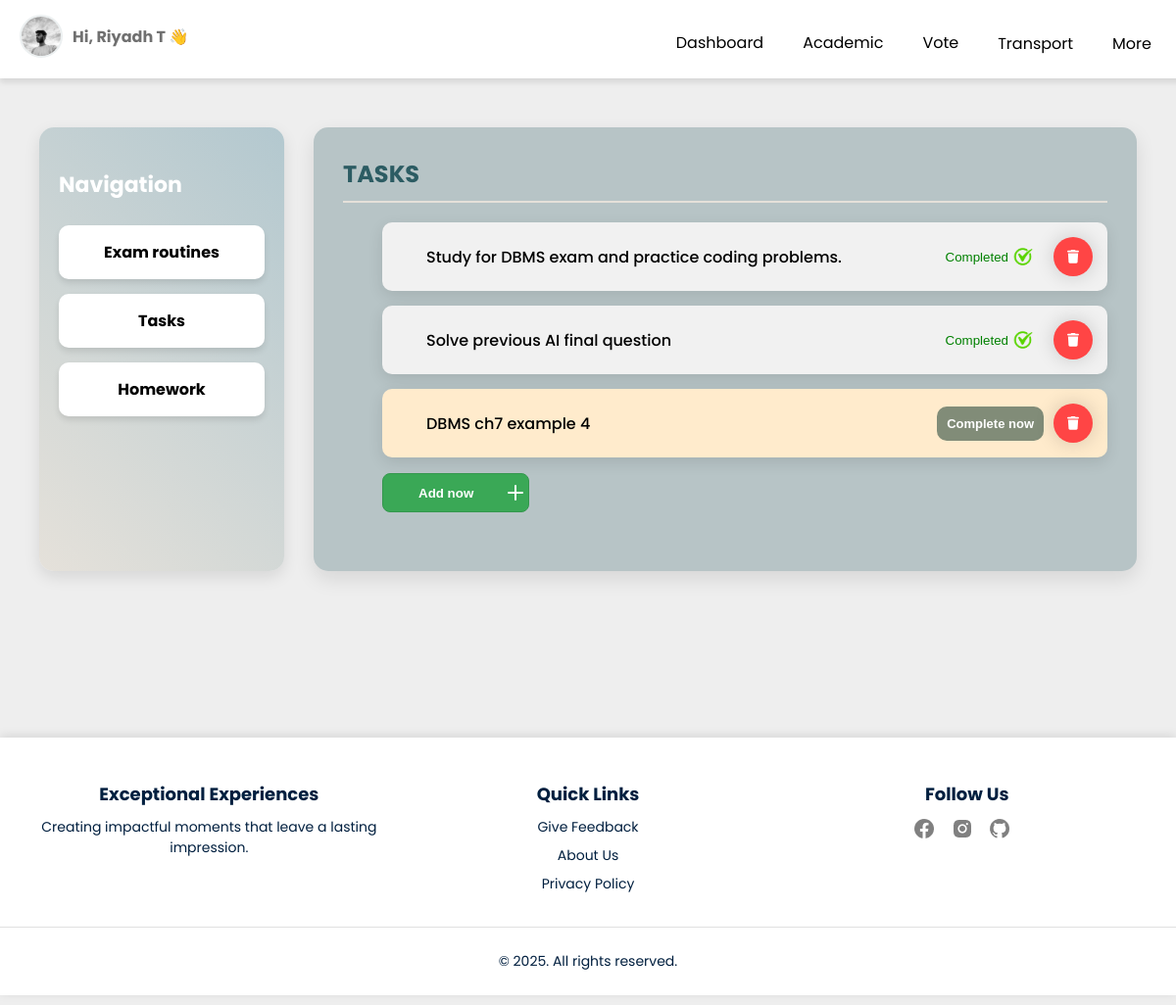
The page /Users/StudentDashboard.php?page=tasks (signed in) on the database its author committed.
### tables this page shows
CREATE TABLE `student_tasks` (
  `id` int(11) NOT NULL,
  `student_id` varchar(20) DEFAULT NULL,
  `task_type` varchar(100) DEFAULT NULL,
  `description` varchar(255) DEFAULT NULL,
  `status` varchar(50) NOT NULL DEFAULT 'incomplete',
  `created_at` timestamp NOT NULL DEFAULT current_timestamp()
);

### Users/StudentDashboard.php (the view, shortened to what this page needs)
<?php
include_once "../Header/studentHeader.php";
?>
<!DOCTYPE html>
<html lang="en">
<head>
</head>
<body>
    <div class="all">
        <div class="container">
            <div class="sidebar">
                <h3>Navigation</h3>
                <ul>
                    <li><a href="?page=examroutine">Exam routines</a></li>
                    <li><a href="?page=tasks">Tasks</a></li>
                    <li><a href="?page=homework">Homework</a></li>
                </ul>
            </div>
            <div class="main-content animated">
                <?php
                include("../Connection/dbconnection.php");
                $sql = "SELECT description, task_type, status FROM student_tasks WHERE student_id = ?";
                $stmt = $conn->prepare($sql);
                $stmt->bind_param("s", $studentId);
                $stmt->execute();
                $result = $stmt->get_result();
                $tasks = [];
                while ($row = $result->fetch_assoc()) {
                    $tasks[] = $row;
                }
                if (isset($_GET['page'])) {
                    $page = $_GET['page'];
                    switch ($page) {
                        case 'tasks':
                            echo '<div id="tasks" class="section">';
                            echo '<h2>Tasks</h2>';
                            echo '<ul class="tasks">';
                            foreach ($tasks as $task) {
                                if ($task['task_type'] == 'Task') {
                                    $taskClass = $task['status'] === 'complete' ? 'complete' : 'incomplete';
                                    echo '<li class="' . $taskClass . '">';
                                    echo '<span>' . htmlspecialchars($task['description']) . '</span>';
                                    echo '<div class= "btns-group">';
                                    if ($task['status'] !== 'complete') {
                                        echo '<form action="UpdateStatus.php" method="POST" style="display:inline;">
                                                  <input type="hidden" name="task_type" value="' . htmlspecialchars($task['task_type']) . '">
                                              <input type="hidden" name="description" value="' . htmlspecialchars($task['description']) . '">
                                              <input type="hidden" name="studentId" value="' . htmlspecialchars($studentId) . '">
                                                  <input type="hidden" name="status" value="complete">
                                                  <input type="hidden" name="type" value="?page=tasks">
                                                  <button type="submit" name="mark_complete" class="complete-btn">Complete now</button>
                                              </form>';
                                    } else {
                                        echo '<button type="submit" name="mark_complete" class="complete"> <span class="sa">Completed</span> <img src="icons/tik.png" alt=""></button>';
                                    }
                                    echo '<form action="DeleteData.php" method="POST" style="display:inline;">
                                              <input type="hidden" name="task_type" value="' . htmlspecialchars($task['task_type']) . '">
                                              <input type="hidden" name="description" value="' . htmlspecialchars($task['description']) . '">
                                              <input type="hidden" name="studentId" value="' . htmlspecialchars($studentId) . '">
                                              <input type="hidden" name="type" value="?page=tasks">
                                                <button type="submit" name="delete_task" class="delete-btn">
                                                <svg viewBox="0 0 448 512" class="svgIcon"><path d="M135.2 17.7L128 32H32C14.3 32 0 46.3 0 64S14.3 96 32 96H416c17.7 0 32-14.3 32-32s-14.3-32-32-32H320l-7.2-14.3C307.4 6.8 296.3 0 284.2 0H163.8c-12.1 0-23.2 6.8-28.6 17.7zM416 128H32L53.2 467c1.6 25.3 22.6 45 47.9 45H346.9c25.3 0 46.3-19.7 47.9-45L416 128z"></path></svg>
                                                </button>
                                          </form>';
                                    echo '</div>';
                                    echo '</li>';
                                }
                            }
                            echo '</ul>';
                            echo '<button class="button-add"
                            type="button"
                            onclick="openModalF(\'' . htmlspecialchars($studentId) . '\', \'' . htmlspecialchars("Task") . '\', \'' . htmlspecialchars("?page=tasks") . '\')">
                            <span class="button__text">Add now</span>
                            <span class="button__icon">
                                <svg xmlns="http://www.w3.org/2000/svg" width="24" height="24" viewBox="0 0 24 24" stroke-width="2" stroke-linejoin="round" stroke-linecap="round" stroke="currentColor" fill="none" class="svg">
                                    <line x1="12" y1="5" x2="12" y2="19"></line>
                                    <line x1="5" y1="12" x2="19" y2="12"></line>
                                </svg>
                            </span>
                        </button>';
                            echo '</div>';
                            break;
                        }
                } else {
                    echo '   <iframe src="MyMidFinalRoutine.php" width="950" height="500" style="border: none; overflow: hidden;"></iframe>';
                }
                ?>
            </div>
        </div>
    </div>
</body>
</html>
<footer>
<?php include_once "../Header/Footer.php"; ?>
</footer>

### Header/StudentHeader.php (style rules this page uses)
body { margin: 0px; font-family: "Poppins", sans-serif; }

### Users/StudentDashboard.php (style rules this page uses)
body { font-family: 'Poppins', sans-serif; margin: 0; padding: 0; background: #eeeeee; }
.all { margin-top: 90px; }
.container { display: grid; grid-template-columns: 250px 1fr; gap: 30px; padding: 40px; }
.sidebar { background: linear-gradient(45deg, #E5E1DA, #B3C8CF); padding: 20px; border-radius: 15px; box-shadow: 0 6px 16px rgba(0, 0, 0, 0.1); position: relative; overflow: hidden; transition: transform 0.3s ease, box-shadow 0.3s ease; }
.sidebar::before { content: ''; position: absolute; top: 0; left: 0; width: 100%; height: 100%; background: rgba(255, 255, 255, 0.1); z-index: -1; animation: moveBg 10s infinite linear; }
.sidebar h3 { font-size: 22px; margin-bottom: 25px; color: white; }
.sidebar ul { list-style: none; padding: 0; }
.sidebar ul li { padding: 15px; margin-bottom: 15px; background-color: #ffffff; border-radius: 10px; color: black; font-size: 16px; font-weight: 500; text-align: center; box-shadow: 0 4px 6px rgba(0, 0, 0, 0.1); transition: transform 0.3s ease, box-shadow 0.3s ease; }
.sidebar ul li a { text-decoration: none; color: black; font-weight: bold; }
.main-content { background: #B7C4C6; padding: 30px; border-radius: 15px; box-shadow: 0 8px 20px rgba(0, 0, 0, 0.1); position: relative; overflow: hidden; transition: box-shadow 0.3s ease, transform 0.3s ease; }
.section { margin-bottom: 30px; opacity: 0; transform: translateX(-100%); transition: opacity 0.5s ease-out, transform 0.5s ease-out; }
.section.visible { opacity: 1; transform: translateX(0); }
.section h2 { margin-top: 0; font-size: 24px; color: #2C5C63; border-bottom: 2px solid #E5E1DA; padding-bottom: 10px; margin-bottom: 20px; text-transform: uppercase; font-weight: bold; }
.tasks li, .homework li, .progress li { color: white; margin: 15px 0; padding: 15px; border-radius: 10px; box-shadow: 0 5px 15px rgba(0, 0, 0, 0.1); transition: transform 0.3s ease, box-shadow 0.3s ease; }
.complete { background-color: #B3E5FC; }
.incomplete { background-color: #FFEBCC; }
.tasks li span, .homework li span, .progress li span { text-align: left; padding-left: 30px; font-weight: 500; color: black; word-wrap: break-word; white-space: normal; max-width: 750px; }
.complete, .incomplete { display: flex; justify-content: space-between; align-items: center; }
.animated { animation: slideIn 0.5s ease-out forwards; }
.delete-btn { width: 40px; height: 40px; border-radius: 50%; background-color: rgb(255, 69, 69); border: none; font-weight: 600; display: flex; align-items: center; justify-content: center; box-shadow: 0px 0px 20px rgba(0, 0, 0, 0.164); cursor: pointer; transition-duration: .5s; overflow: hidden; position: relative; }
.svgIcon { width: 12px; transition-duration: .5s; }
.delete-btn::before { position: absolute; top: -20px; content: "Delete"; color: white; transition-duration: .3s; font-size: 2px; }
.button-add { border-radius: 8px; margin-left: 40px; position: relative; width: 150px; height: 40px; cursor: pointer; display: flex; align-items: center; border: 1px solid #34974d; background-color: #3aa856; }
.button-add, .button__icon, .button__text { transition: all 0.3s; }
.button-add .button__text { transform: translateX(30px); color: #fff; font-weight: 600; }
.button-add .button__icon { position: absolute; transform: translateX(109px); height: 100%; width: 39px; display: flex; align-items: center; justify-content: center; }
.button-add .svg { width: 30px; stroke: #fff; }
.complete-btn { font-size: 13px; background-color: #818C78; color: white; border: none; padding: 10px 10px; cursor: pointer; margin-left: 20px; border-radius: 10px; font-weight: bold; }
.btns-group { display: flex; align-items: center; gap: 10px; }
.complete { color: green; font-weight: bold; border: none; background-color: #f1f1f1; display: flex; align-items: center; }
.complete .sa { color: green; }
.complete img { height: 30px; width: 30px; color: green; }
footer { width: 100%; padding: 10px 0; position: relative; bottom: 0; }

### rows shown on the page
student_tasks: description "Study for DBMS exam and practice coding problems."
student_tasks: description "Solve previous AI final question"
student_tasks: description "DBMS ch7 example 4"

### other values the page prints
$stname "Riyadh T"
